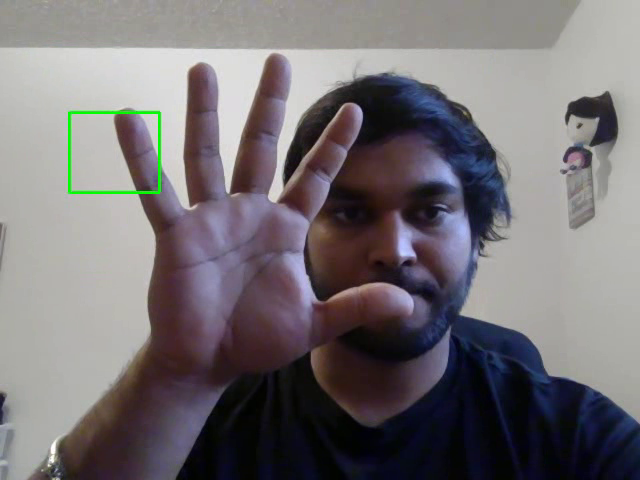
#> input picture frame 45 of Motion_Detector/motion_detection_output.mp4, 640 x 480 px, given in place of the camera
$ python motion.py
#> lines starting #> are read from the running program, lines starting #| are printed output that depends on the picture; after the words box and inside, x2 and y2 are one past the last pixel; in counts of white or black regions, pixels touching at a corner belong together
#Bibek Kumar Sharma
#CS455
import cv2
import numpy as np

def preprocess_frame(frame):
    """
    Preprocess the frame by converting to grayscale and applying Gaussian blur.
    """
    gray_frame = cv2.cvtColor(frame, cv2.COLOR_BGR2GRAY)
    blurred_frame = cv2.GaussianBlur(gray_frame, (21, 21), 0)
    return blurred_frame

def detect_motion(preprocessed_frame, previous_frame):
    """
    Detect motion by comparing the current preprocessed frame with the previous one.
    """
    # Compute the absolute difference between the current frame and previous frame
    frame_delta = cv2.absdiff(previous_frame, preprocessed_frame)

    # Threshold the delta image to get a binary image
    _, threshold_frame = cv2.threshold(frame_delta, 25, 255, cv2.THRESH_BINARY)

    # Dilate the threshold image to fill in holes, making it easier to detect motion
    dilated_frame = cv2.dilate(threshold_frame, None, iterations=2)

    return dilated_frame

def visualize_motion(frame, motion_mask):
    """
    Visualize the detected motion by finding the bounding box based on non-zero pixels in the motion mask.
    """
    # Get the coordinates of non-zero pixels (motion)
    non_zero_points = np.column_stack(np.where(motion_mask > 0))

    if len(non_zero_points) > 0:
        # Calculate a bounding box around the non-zero pixels (motion areas)
        x, y, w, h = cv2.boundingRect(non_zero_points)

        # Draw a rectangle around the detected motion
        cv2.rectangle(frame, (x, y), (x + w, y + h), (0, 255, 0), 2)

    return frame

def main():
    # Initialize the webcam
    cap = cv2.VideoCapture(0)  # Use 0 for webcam or provide a video file path

    # Initialize video writer to record the output in MP4 format
    fourcc = cv2.VideoWriter_fourcc(*'mp4v')  # Use 'mp4v' codec for MP4 format
    out = cv2.VideoWriter('motion_detection_output.mp4', fourcc, 20.0, (640, 480))

    # Read the first frame to initialize the previous frame
    ret, first_frame = cap.read()
#> first_frame is the input picture: shape (480, 640, 3); mean B, G, R 115.6, 112.3, 116.8
    if not ret:
        print("Error reading video stream")
        return

    previous_frame = preprocess_frame(first_frame)

    while True:
        # Capture frame-by-frame
        ret, frame = cap.read()
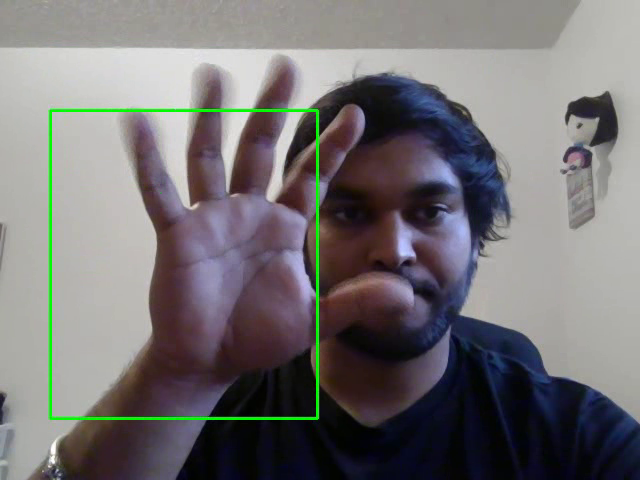
#> input picture frame 46 of Motion_Detector/motion_detection_output.mp4, 640 x 480 px, given in place of the camera
#> frame is the input picture: shape (480, 640, 3); mean B, G, R 115.2, 113.8, 116.4
        if not ret:
            break

        # Preprocess the current frame
        preprocessed_frame = preprocess_frame(frame)
#> in preprocess_frame (call 2), `gray_frame = cv2.cvtColor(frame, cv2.COLOR_BGR2GRAY)`:
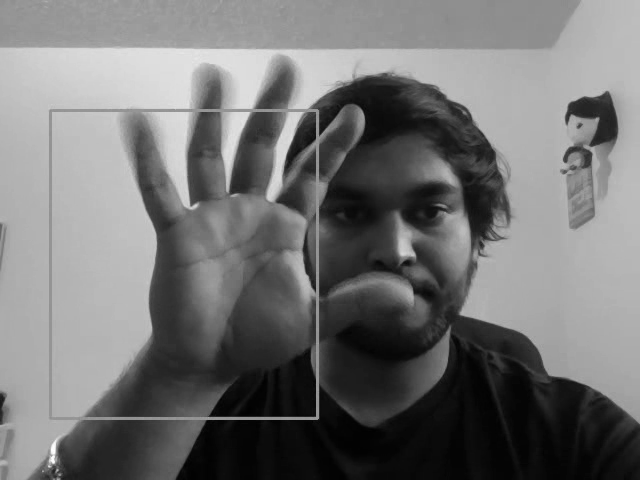
#> gray_frame: shape (480, 640); min 1, max 255, mean 114.7
#> in preprocess_frame (call 2), `blurred_frame = cv2.GaussianBlur(gray_frame, (21, 21), 0)`:
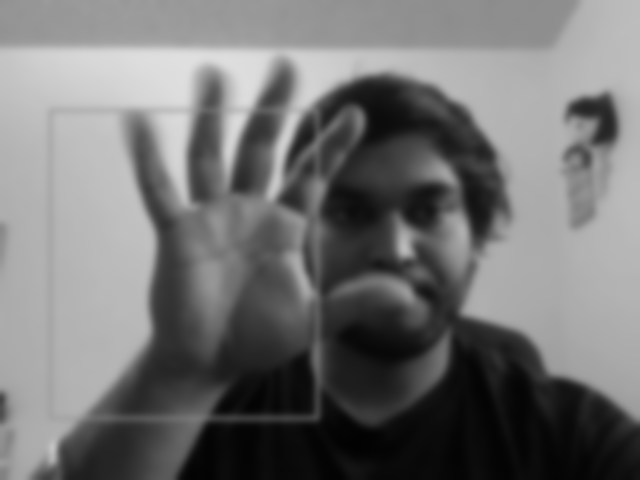
#> blurred_frame: shape (480, 640); min 2, max 223, mean 114.7

        # Detect motion between the previous and current frames
        motion_mask = detect_motion(preprocessed_frame, previous_frame)
#> in detect_motion, `frame_delta = cv2.absdiff(previous_frame, preprocessed_frame)`:
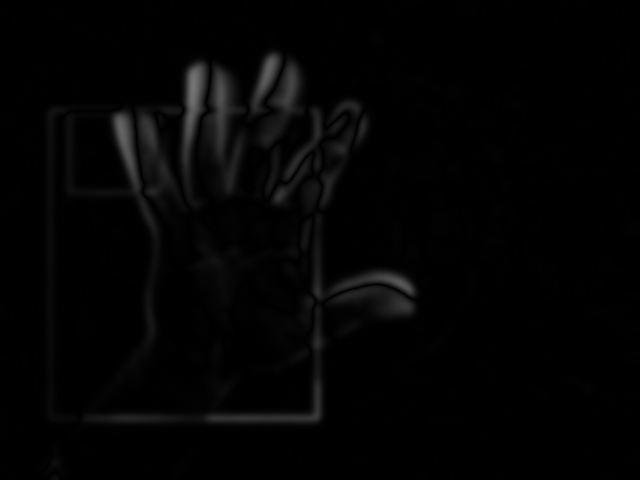
#> frame_delta: shape (480, 640); min 0, max 116, mean 3.7
#> in detect_motion, `_, threshold_frame = cv2.threshold(frame_delta, 25, 255, cv2.THRESH_BI..`:
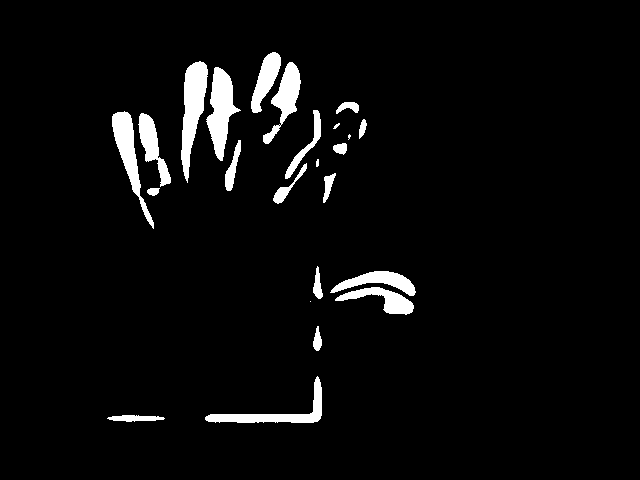
#> threshold_frame: shape (480, 640); 4.3% white; 24 white regions (2 under 20 px), largest, box (x1, y1, x2, y2) and area: (181, 61, 208, 183) 1749, (206, 67, 241, 161) 1616, (112, 111, 154, 229) 1384
#> in detect_motion, `dilated_frame = cv2.dilate(threshold_frame, None, iterations=2)`:
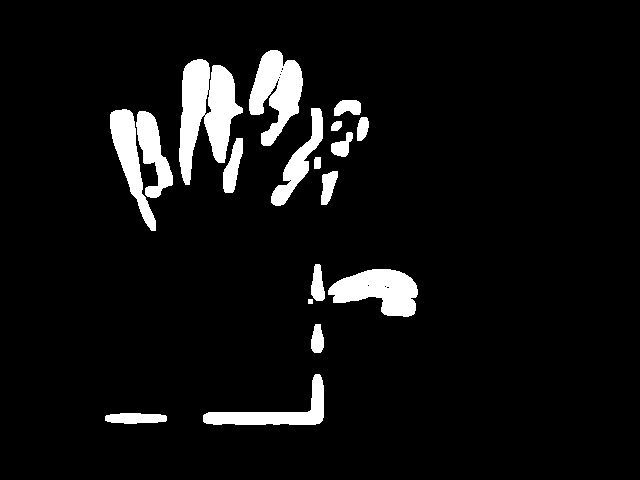
#> dilated_frame: shape (480, 640); 6.7% white; 18 white regions, largest, box (x1, y1, x2, y2) and area: (179, 59, 243, 185) 4532, (249, 50, 303, 146) 2971, (328, 269, 418, 317) 2768

        # Visualize motion by drawing bounding boxes around the motion areas
        motion_frame = visualize_motion(frame, motion_mask)
#> in visualize_motion, `non_zero_points = np.column_stack(np.where(motion_mask > 0))`: non_zero_points = 20649 pairs, first value 50 to 424, second value 105 to 417
#> in visualize_motion, `x, y, w, h = cv2.boundingRect(non_zero_points)`: x = 50; y = 105; w = 375; h = 313
#> in visualize_motion, `cv2.rectangle(frame, (x, y), (x + w, y + h), (0, 255, 0), 2)`:
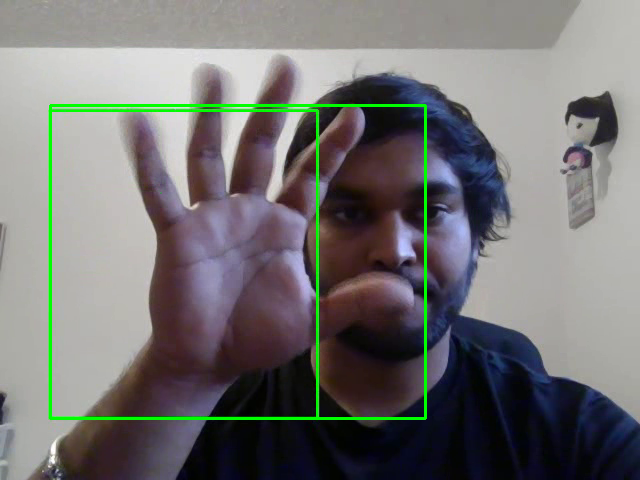
#> frame: shape (480, 640, 3); 1.34% of pixels changed, all inside (x1, y1, x2, y2) = (49, 104, 427, 420)

        # Show the frame with motion visualization
        cv2.imshow('Motion Detector', motion_frame)

        # Write the frame to the output video
        out.write(motion_frame)

        # Update the previous frame
        previous_frame = preprocessed_frame

        # Press 'q' to exit the video stream
        if cv2.waitKey(1) & 0xFF == ord('q'):
#> (key q is pressed here)
            break

    # Release the webcam and file resources
    cap.release()
    out.release()
    cv2.destroyAllWindows()

if __name__ == "__main__":
    main()

$ run again, starting later in the video
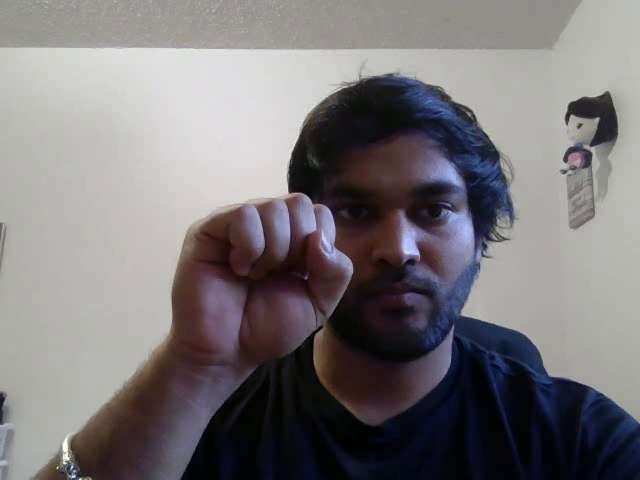
#> input picture frame 206 of Motion_Detector/motion_detection_output.mp4, 640 x 480 px, given in place of the camera
#> in main, first_frame is the input picture: shape (480, 640, 3); mean B, G, R 120.5, 118.1, 121.8
#> in preprocess_frame, `blurred_frame = cv2.GaussianBlur(gray_frame, (21, 21), 0)`:
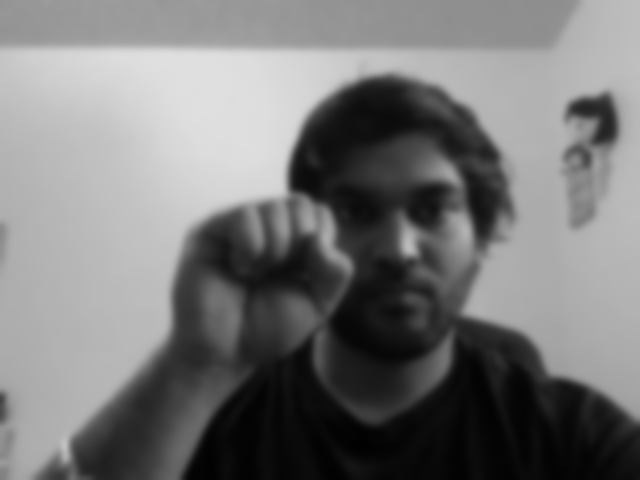
#> blurred_frame: shape (480, 640); min 1, max 224, mean 119.4
#> in detect_motion, `frame_delta = cv2.absdiff(previous_frame, preprocessed_frame)`:
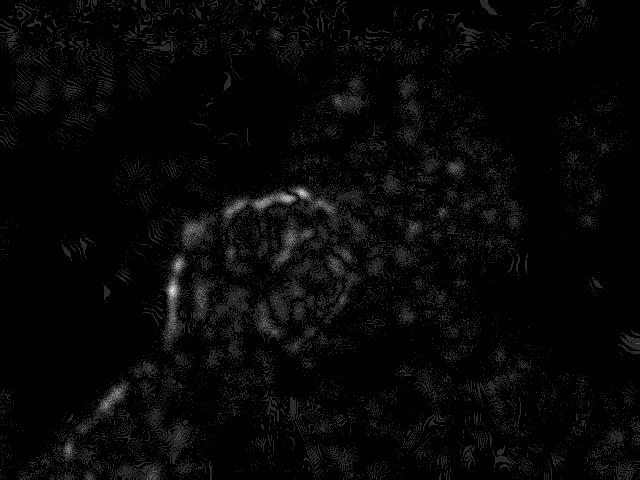
#> frame_delta: shape (480, 640); min 0, max 6, mean 0.143; drawn with min black and max white
#> threshold_frame: shape (480, 640); every value is 0
#> non_zero_points = empty array
